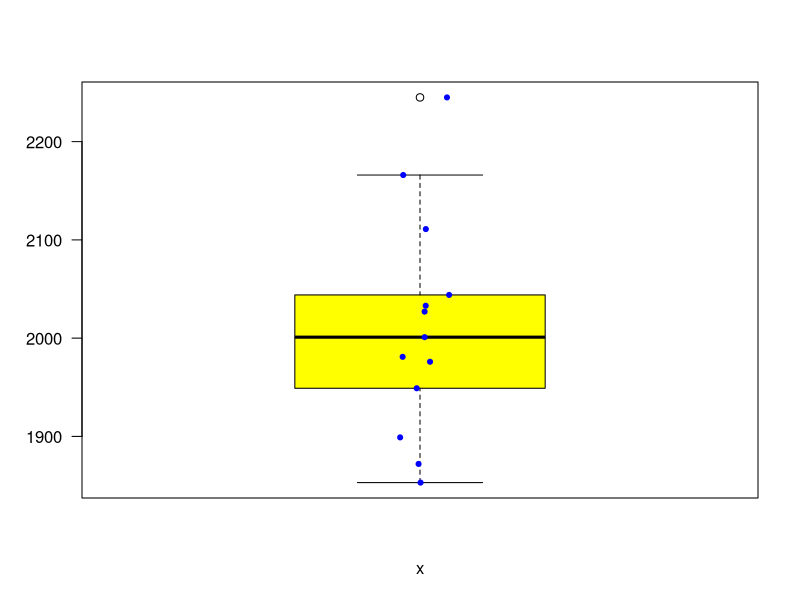

R code for this plot:
print('file: A1-EdelweissTransparentBoxplot.R')
# transparent boxplot: Edelweiss data
x = c(1853,1872,1899,1949,1976,1981,2001,2027,2033,2044,2111,2166,2245)
# png('EdelweissTransparentBoxplot220306.png',width=16,height=12,units='cm',res=300)
boxplot(x,col='yellow',las=1,xlab='x')
L = length(x)
set.seed(1953) # set seed for random number generators
jitter = runif(L,1-0.05,1+0.05)
points(jitter,x,col='blue',lwd=3,cex=0.4)
# dev.off()
# ----------------------------------------------------------------
# Remarks:
# In boxplot(), choose a light color (here: yellow) making the box 'transparent'.
# Add some noise ('jitter', random numbers from a uniform distribution) in the horizontal
#   in order to avoid overlap between equal or similar data points.
# set.seed()   set seed for random number generators -> reproducible (idential) sequence
#                 of pseudo-random numbers; useful when teaching and students obtain identical
#                 results on their own computers
# runif(L,1-0.05,1+0.05)   generate L random numbers from the uniform distribution with
#                             limits 1-0.05 and 1+0.05
# ----------------------------------------------------------------
